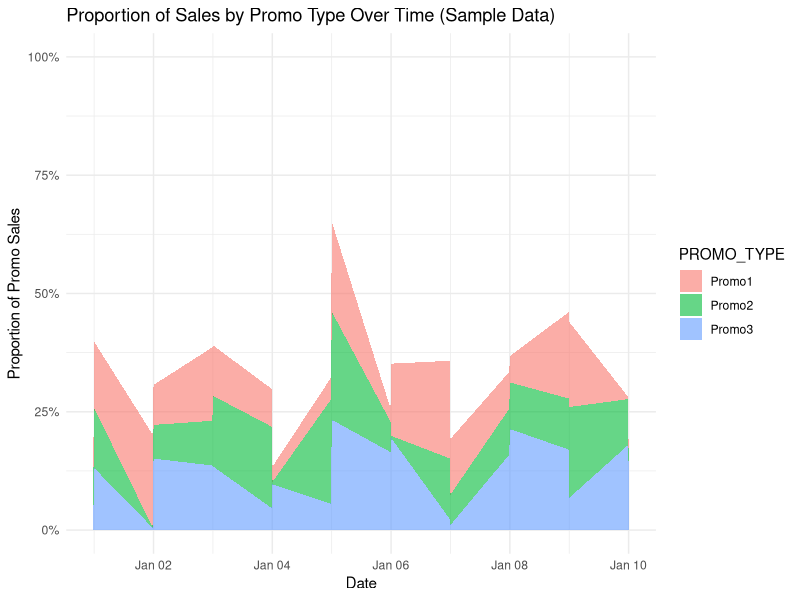
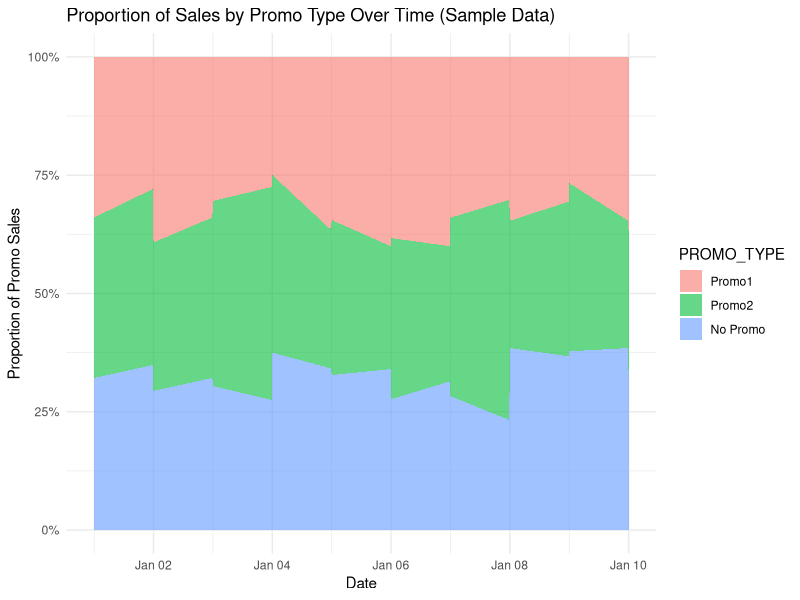

Write R code to recreate these figures, in order.
set.seed(123) # For reproducibility

# Sample dates
dates <- seq(as.Date("2022-01-01"), by = "day", length.out = 10)

# Create sample data
sample_data <- expand.grid(
    DATE = dates, 
    STORE_ID = c(1, 2), 
    SELL_ITEM_ID = c('A', 'B', 'C'),
    PROMO_TYPE = c("Promo1", "Promo2", "Promo3")
)

# Adding sales quantities
sample_data$SALES_QTY <- sample(50:100, nrow(sample_data), replace = TRUE)
sample_data$PROMO_SALES_QTY <- sample(0:50, nrow(sample_data), replace = TRUE)

# View the first few rows of the sample dataset
head(sample_data)

library(dplyr)

# Calculate total sales per day, item, and store
total_sales_per_day <- sample_data %>%
    group_by(DATE, SELL_ITEM_ID, STORE_ID) %>%
    summarize(Total_Sales = sum(SALES_QTY), .groups = 'drop')

# Calculate promo sales proportions
sales_proportions <- sample_data %>%
    left_join(total_sales_per_day, by = c("DATE", "SELL_ITEM_ID", "STORE_ID")) %>%
    mutate(
        Promo_Proportion = PROMO_SALES_QTY / Total_Sales
    )

sales_proportions %>% View()

library(ggplot2)

ggplot(sales_proportions, aes(x = DATE, y = Promo_Proportion, fill = PROMO_TYPE)) +
    geom_area(position = 'stack', alpha = 0.6) +
    scale_y_continuous(labels = scales::percent_format(), limits = c(0, 1)) +
    labs(
        title = "Proportion of Sales by Promo Type Over Time (Sample Data)",
        x = "Date",
        y = "Proportion of Promo Sales"
    ) +
    theme_minimal()


# Version 2 ----
set.seed(123) # For reproducibility

# Sample dates
dates <- seq(as.Date("2022-01-01"), by = "day", length.out = 10)

# Create sample data
sample_data <- expand.grid(
    DATE = dates, 
    STORE_ID = c(1, 2), 
    SELL_ITEM_ID = c('A'), # Restricting to one item
    PROMO_TYPE = c("Promo1", "Promo2", "No Promo")
)

# Adding sales quantities
sample_data$SALES_QTY <- sample(10:20, nrow(sample_data), replace = TRUE)

# View the first few rows of the sample dataset
head(sample_data)

sample_data %>% View()

# Calculate total sales per day
total_sales_per_day <- sample_data %>%
    group_by(DATE) %>%
    summarize(Total_Sales = sum(SALES_QTY), .groups = 'drop')

# Join with original data to calculate proportions
sales_proportions <- sample_data %>%
    left_join(total_sales_per_day, by = "DATE") %>%
    mutate(
        Promo_Proportion = SALES_QTY / Total_Sales
    )

sales_proportions %>% 
    dplyr::filter(STORE_ID == 1) %>% 
    arrange(DATE)

ggplot(sales_proportions, aes(x = DATE, y = Promo_Proportion, fill = PROMO_TYPE)) +
    geom_area(position = 'fill', alpha = 0.6) + # Use 'fill' position adjustment
    scale_y_continuous(labels = scales::percent_format(), limits = c(0, 1)) +
    labs(
        title = "Proportion of Sales by Promo Type Over Time (Sample Data)",
        x = "Date",
        y = "Proportion of Promo Sales"
    ) +
    theme_minimal()

